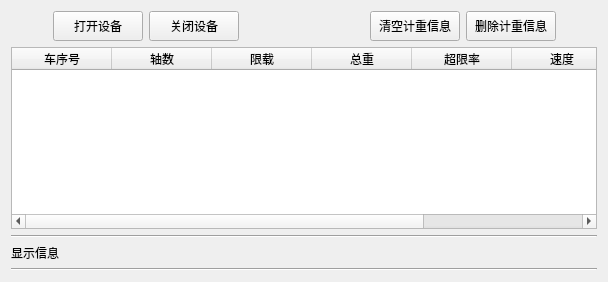
<?xml version="1.0" encoding="UTF-8"?>
<ui version="4.0">
 <class>TestWt</class>
 <widget class="QWidget" name="TestWt">
  <property name="geometry">
   <rect>
    <x>0</x>
    <y>0</y>
    <width>608</width>
    <height>282</height>
   </rect>
  </property>
  <property name="windowTitle">
   <string>Form</string>
  </property>
  <layout class="QGridLayout" name="gridLayout">
   <item row="0" column="0">
    <spacer name="horizontalSpacer">
     <property name="orientation">
      <enum>Qt::Horizontal</enum>
     </property>
     <property name="sizeHint" stdset="0">
      <size>
       <width>52</width>
       <height>20</height>
      </size>
     </property>
    </spacer>
   </item>
   <item row="0" column="3">
    <spacer name="horizontalSpacer_2">
     <property name="orientation">
      <enum>Qt::Horizontal</enum>
     </property>
     <property name="sizeHint" stdset="0">
      <size>
       <width>135</width>
       <height>20</height>
      </size>
     </property>
    </spacer>
   </item>
   <item row="0" column="6">
    <spacer name="horizontalSpacer_3">
     <property name="orientation">
      <enum>Qt::Horizontal</enum>
     </property>
     <property name="sizeHint" stdset="0">
      <size>
       <width>51</width>
       <height>20</height>
      </size>
     </property>
    </spacer>
   </item>
   <item row="1" column="0" colspan="7">
    <widget class="QTableWidget" name="tableWidget_wt">
     <column>
      <property name="text">
       <string>车序号</string>
      </property>
     </column>
     <column>
      <property name="text">
       <string>轴数</string>
      </property>
     </column>
     <column>
      <property name="text">
       <string>限载</string>
      </property>
     </column>
     <column>
      <property name="text">
       <string>总重</string>
      </property>
     </column>
     <column>
      <property name="text">
       <string>超限率</string>
      </property>
     </column>
     <column>
      <property name="text">
       <string>速度</string>
      </property>
     </column>
     <column>
      <property name="text">
       <string>状态</string>
      </property>
     </column>
    </widget>
   </item>
   <item row="2" column="0" colspan="7">
    <widget class="Line" name="line">
     <property name="orientation">
      <enum>Qt::Horizontal</enum>
     </property>
    </widget>
   </item>
   <item row="3" column="0" colspan="7">
    <widget class="QLabel" name="label_message">
     <property name="text">
      <string>显示信息</string>
     </property>
    </widget>
   </item>
   <item row="4" column="0" colspan="7">
    <widget class="Line" name="line_2">
     <property name="orientation">
      <enum>Qt::Horizontal</enum>
     </property>
    </widget>
   </item>
   <item row="0" column="1">
    <widget class="QToolButton" name="pushButton_init">
     <property name="minimumSize">
      <size>
       <width>90</width>
       <height>30</height>
      </size>
     </property>
     <property name="text">
      <string>打开设备</string>
     </property>
    </widget>
   </item>
   <item row="0" column="2">
    <widget class="QToolButton" name="pushButton_close">
     <property name="minimumSize">
      <size>
       <width>90</width>
       <height>30</height>
      </size>
     </property>
     <property name="text">
      <string>关闭设备</string>
     </property>
    </widget>
   </item>
   <item row="0" column="4">
    <widget class="QToolButton" name="pushButton_clearWtInfo">
     <property name="minimumSize">
      <size>
       <width>90</width>
       <height>30</height>
      </size>
     </property>
     <property name="text">
      <string>清空计重信息</string>
     </property>
    </widget>
   </item>
   <item row="0" column="5">
    <widget class="QToolButton" name="pushButton">
     <property name="minimumSize">
      <size>
       <width>90</width>
       <height>30</height>
      </size>
     </property>
     <property name="text">
      <string>删除计重信息</string>
     </property>
    </widget>
   </item>
  </layout>
 </widget>
 <resources/>
 <connections/>
</ui>
